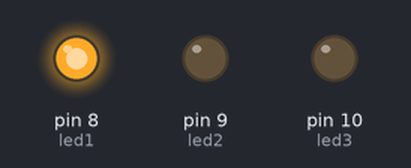
This sketch was run on a simulated Arduino Uno, built with avr-gcc and run on an emulated ATmega328P. Parts: output pins drawn as LEDs (lit = HIGH).

Above: at 0.1 s.
At 4.1 s:
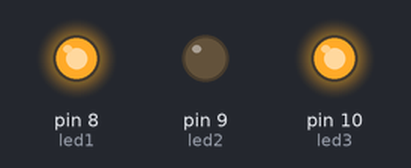
At 6.1 s:
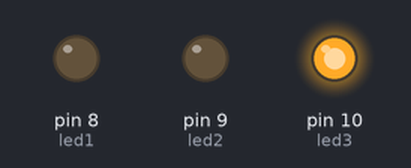
At 17.1 s:
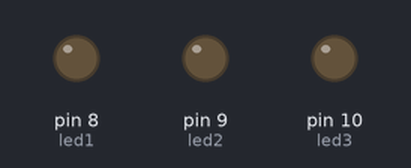
At 26.1 s:
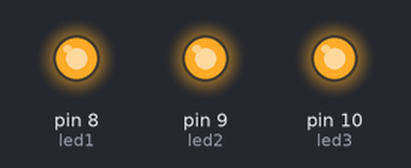
At 35.1 s:
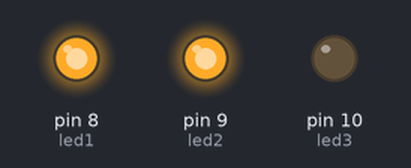
Timing chart, 0 to 40.0 s (numbered marks = the images above):
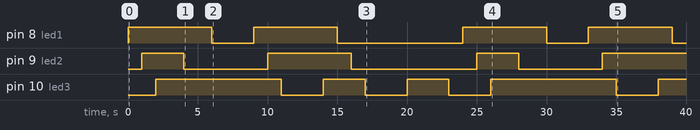

Measured:
- by itself, pin 8 (led1): LOW → HIGH at 0.00 s, → LOW 6.0 s later, → HIGH 3.0 s later, → LOW 6.0 s later, … (8 changes in this stretch)
- by itself, pin 9 (led2): goes HIGH 3.0 s, LOW 6.0 s, HIGH 6.0 s, LOW 9.0 s, HIGH 3.0 s, LOW 6.0 s, then HIGH
- by itself, pin 10 (led3): LOW → HIGH at 2.0 s, → LOW 9.0 s later, → HIGH 3.0 s later, → LOW 3.0 s later, … (9 changes in this stretch)

The sketch:

serial_ligth_with_3_led.ino
```cpp
int led1=8;
int led2=9;
int led3=10;
void setup (){
  pinMode (led1,OUTPUT);
  pinMode (led2,OUTPUT);
  pinMode (led3,OUTPUT);
}
void loop(){
  digitalWrite (led1,HIGH);
  delay (1000);
  digitalWrite (led2,HIGH);
  delay (1000);
  digitalWrite (led3,HIGH);
  delay (1000);
  digitalWrite (led1,HIGH);
  delay (1000);
  digitalWrite (led2,LOW);
  delay (1000);
  digitalWrite (led3,HIGH);
  delay (1000);
  digitalWrite (led1,LOW);
  delay (1000);
  digitalWrite (led2,LOW);
  delay (1000);
  digitalWrite (led3,HIGH);
  delay (1000);
  digitalWrite (led1,HIGH);
  delay (1000);
  digitalWrite (led2,HIGH);
  delay (1000);
  digitalWrite (led3,LOW);
  delay (1000);
  digitalWrite (led1,HIGH);
  delay (1000);
  digitalWrite (led2,HIGH);
  delay (1000);
  digitalWrite (led3,HIGH);
  delay (1000);
  digitalWrite (led1,LOW);
  delay (1000);
  digitalWrite (led2,LOW);
  delay (1000);
  digitalWrite (led3,LOW);
  delay (1000);
  digitalWrite (led1,LOW);
  delay (1000);
  digitalWrite (led2,LOW);
  delay (1000);
  digitalWrite (led3,HIGH);
  delay (1000);
  digitalWrite (led1,LOW);
  delay (1000);
  digitalWrite (led2,LOW);
  delay (1000);
  digitalWrite (led3,LOW);
  delay (1000);
}
```
